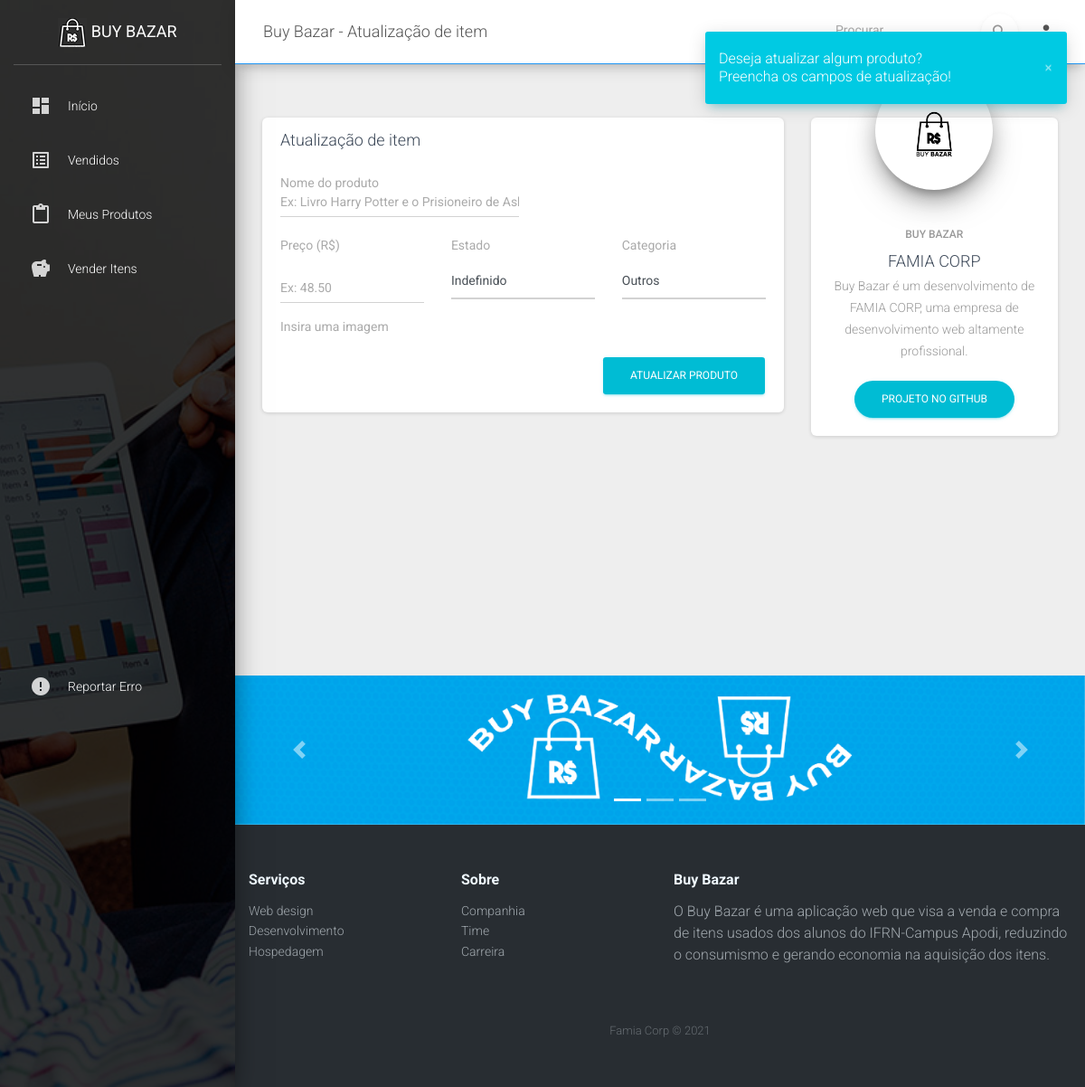
The page /atualizar-produto/28/ on the database as committed earlier.
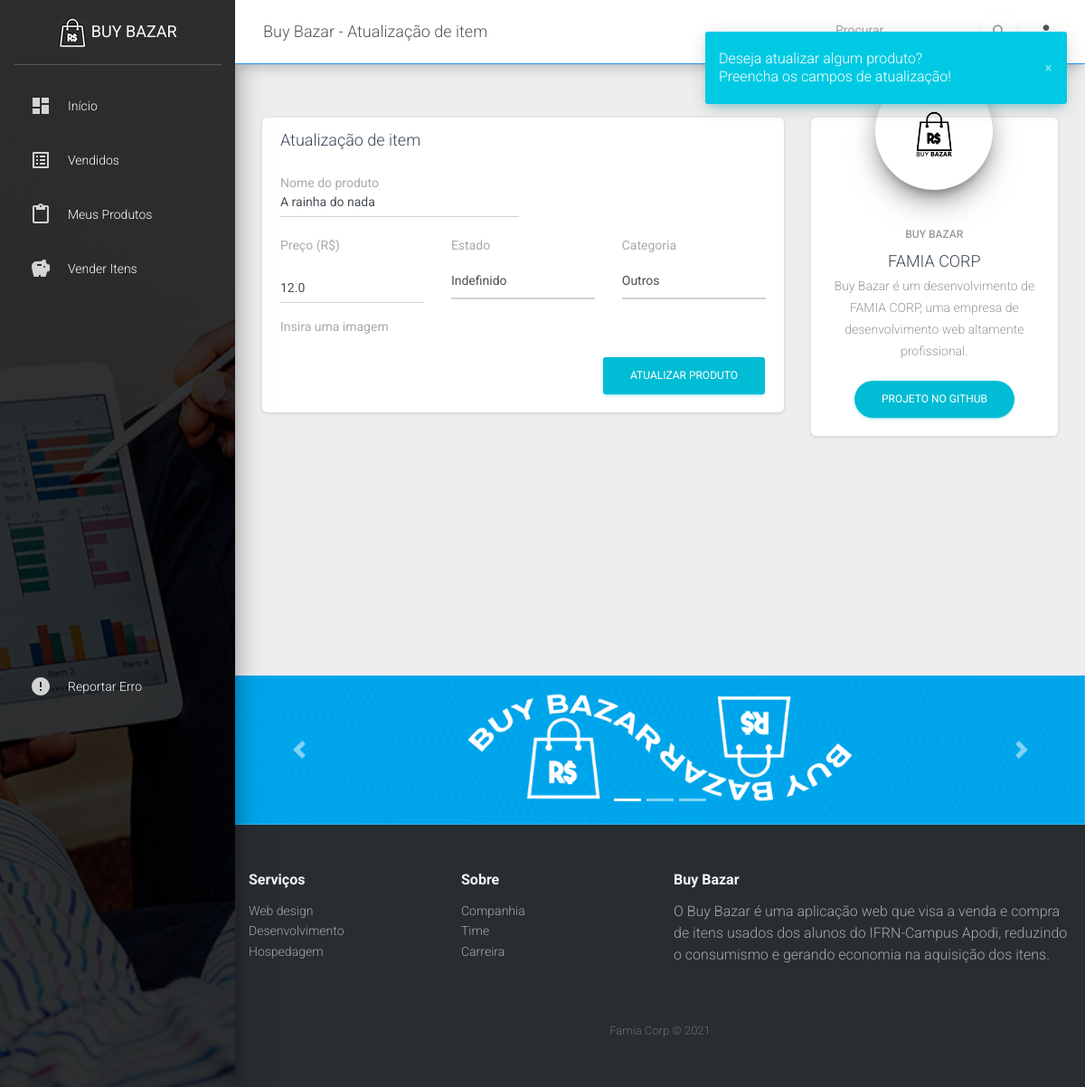
The same page on the database as committed later.
### tables this page shows
CREATE TABLE produtos (
  id integer primary key autoincrement,
  nome varchar(60) not null,
  preco float not null,
  situacao varchar(30),
  categoria varchar(12),
  data_pub datetime,
  nome_imagem text,
  usuario_id
);

### app/routes.py (the view, shortened to what this page needs)
@app.route('/atualizar-produto/<produto_id>/', methods=['GET', 'POST', 'PUT',])
def atualizarProduto(produto_id):
  controle_produto = ProdutosDAO(get_db())
  produto = controle_produto.obter_especifico(
    produto_id
  )
  return render_template('atualizar-produto.html', produto=produto)

### app/controllers/produtodao.py (called while the page is built)
  def obter_especifico(self, id):
    sql = """
    select * from produtos
    where id = ?;
    """
    cursor = self.db.cursor()
    cursor.execute(sql, (id,))
    return cursor.fetchone()

### app/models/connection.py (called while the page is built)
def get_db():
  db = getattr(g, '_database', None)
  if db is None:
    g._database = sqlite3.connect(DATABASE)
    db = g._database
  return db

@app.teardown_appcontext
def close_connection(exception):
  db = getattr(g, '_database', None)
  if db is not None:
    db.close()

### app/templates/atualizar-produto.html (shortened to what this page needs)
<!DOCTYPE html>
<html lang="pt-br">
<head>
  <link rel="stylesheet" href="https://maxcdn.bootstrapcdn.com/font-awesome/latest/css/font-awesome.min.css">
  <link href="{{url_for('static', filename='assets/css/material-dashboard.css')}}" rel="stylesheet" />
  <link rel="stylesheet" href="{{url_for('static', filename='assets/css/Footer-Dark.css')}}">
</head>
<body class="">
  <div class="wrapper">
    {% include "components/sidebar.html" %}
    <div class="main-panel">
      <nav class="navbar navbar-expand-lg navbar-light navbar-absolute fixed-top border-bottom border-primary">
        <div class="container-fluid">
          <div class="navbar-wrapper">
            <a class="navbar-brand" href="javascript:;">Buy Bazar - Atualização de item</a>
          </div>
          <div class="collapse navbar-collapse justify-content-end">
            <form class="navbar-form">
              <div class="input-group no-border">
                <input type="text" value="" class="form-control" placeholder="Procurar...">
                <button type="submit" class="btn btn-white btn-round btn-just-icon">
                  <div class="ripple-container"></div>
                </button>
              </div>
            </form>
            <ul class="navbar-nav">
              <li class="nav-item dropdown">
                <a class="nav-link" href="javascript:;" id="navbarDropdownProfile" data-toggle="dropdown"
                  aria-haspopup="true" aria-expanded="false">
                </a>
              </li>
            </ul>
          </div>
        </div>
      </nav>
      <div class="content">
        <div class="container-fluid">
          <div class="row">
            <div class="col-md-8">
              <div class="card">
                <div class="card-header">
                  <h4 class="card-title">Atualização de item</h4>
                </div>
                <div class="card-body">
                  <form method="POST" action="{{url_for('atualizarProduto', produto_id=produto[0])}}" enctype="multipart/form-data">
                    <div class="row">
                      <div class="col-md-6 pr-1">
                        <div class="form-group">
                          <label>Nome do produto</label>
                          <input type="text" value="{{produto[1]}}" name="nome" maxlength="50" class="form-control" placeholder="Ex: Livro Harry Potter e o Prisioneiro de Askaban" required>
                        </div>
                      </div>
                    </div>
                    <div class="row">
                      <div class="col-md-4">
                        <div class="form-group">
                          <label>Preço (R$)</label>
                        </div>
                        <input type="text" value="{{produto[2]}}" name="preco" maxlength="50" class="form-control" placeholder="Ex: 48.50" required>
                      </div>
                      <div class="col-md-4">
                        <div class="form-group">
                          <label>Estado</label>
                          <select id="inputEstado" name="situacao" class="form-control" required>
                            <option selected>Indefinido</option>
                          </select>
                        </div>
                      </div>
                      <div class="col-md-4">
                        <div class="form-group">
                          <label>Categoria</label>
                          <select id="inputEstado" name="categoria" class="form-control" required>
                            <option selected>Outros</option>
                          </select>
                        </div>
                      </div>
                    </div>
                    <div class="form-group">
                      <label for="exampleFormControlFile1">Insira uma imagem</label>
                    </div>
                    <button type="submit" class="btn btn-info btn-fill pull-right">Atualizar produto</button>
                    <div class="clearfix"></div>
                  </form>
                </div>
              </div>
            </div>
            <div class="col-md-4">
              <div class="card card-profile">
                <div class="card-avatar">
                  <a href="javascript:;">
                    <img class="img" src="{{url_for('static', filename='assets/img/buylogo.png')}}" />
                  </a>
                </div>
                <div class="card-body">
                  <h6 class="card-category text-gray">Buy Bazar</h6>
                  <h4 class="card-title">FAMIA CORP</h4>
                  <p class="card-description">
                    Buy Bazar é um desenvolvimento de FAMIA CORP, uma empresa de desenvolvimento web altamente
                    profissional.
                  </p>
                  <a href="https://github.com/Jerbeson246/BuyBazar" target="_blank"
                    class="btn btn-info btn-round">Projeto no GITHUB</a>
                </div>
              </div>
            </div>
          </div>
        </div>
      </div>
      {% include "components/footer.html" %}
</body>
</html>

### app/templates/components/sidebar.html
{% block sidebar %}
<div class="sidebar" data-color="azure" data-background-color="black" data-image="{{url_for('static', filename='assets/img/sidebar-3.jpg')}}">
  <div class="logo"><a href="/produtos/" class="simple-text logo-normal" class="navbar-left"><img alt="Logo" src="{{url_for('static', filename='assets/img/icon.png')}}" class="img-responsive">
      Buy Bazar
    </a></div>
  <div class="sidebar-wrapper">
    <ul class="nav">
      {% if request.url == 'http://127.0.0.1:5000/produtos/' %}
        <li class="nav-item active">
      {% else %}
        <li class="nav-item">
      {% endif %}
        <a class="nav-link" href="/produtos/">
          <i class="material-icons">dashboard</i>
          <p>Início</p>
        </a>
      </li>
      {% if request.url == 'http://127.0.0.1:5000/vendidos/' %}
        <li class="nav-item active">
      {% else %}
        <li class="nav-item">
      {% endif %}
        <a class="nav-link" href="/vendidos/">
          <i class="material-icons">list_alt</i>
          <p>Vendidos</p>
        </a>
      </li>
      {% if request.url == 'http://127.0.0.1:5000/meus-produtos/' %}
        <li class="nav-item active">
      {% else %}
        <li class="nav-item">
      {% endif %}
        <a class="nav-link" href="/meus-produtos/">
          <i class="material-icons">content_paste</i>
          <p>Meus produtos</p>
        </a>
      </li>
      {% if request.url == 'http://127.0.0.1:5000/cadastrar-produtos/' %}
        <li class="nav-item active">
      {% else %}
        <li class="nav-item">
      {% endif %}
        <a class="nav-link" href="/cadastrar-produtos/">
          <i class="material-icons">savings</i>
          <p>Vender itens</p>
        </a>
      </li>
      <li class="nav-item active-pro ">
        <a class="nav-link" href="/reportar-erro/">
          <i class="material-icons">error</i>
          <p>Reportar erro</p>
        </a>
      </li>
    </ul>
  </div>
</div>
{% endblock %}

### app/templates/components/footer.html (shortened to what this page needs)
{% block rodape %}
<div class="container">
  <div class="row">
    <div class="col-md-13">
      <div id="carouselExampleIndicators" class="carousel slide" data-ride="carousel">
        <ol class="carousel-indicators">
        <li data-target="#carouselExampleIndicators" data-slide-to="0" class="active"></li>
        <li data-target="#carouselExampleIndicators" data-slide-to="1"></li>
        <li data-target="#carouselExampleIndicators" data-slide-to="2"></li>
        </ol>
        <div class="carousel-inner">
        <div class="carousel-item active">
          <img class="d-block w-100" src="{{url_for('static', filename='assets/img/slide-01.png')}}" alt="First slide">
        </div>
        </div>
        <a class="carousel-control-prev" href="#carouselExampleIndicators" role="button" data-slide="prev">
        <span class="carousel-control-prev-icon" aria-hidden="true"></span>
        </a>
        <a class="carousel-control-next" href="#carouselExampleIndicators" role="button" data-slide="next">
        <span class="carousel-control-next-icon" aria-hidden="true"></span>
        </a>
      </div>
    </div>
  </div>
</div>
<div class="footer-dark">
  <footer>
    <div class="container">
      <div class="row">
        <div class="col-sm-6 col-md-3 item">
          <h3>Serviços</h3>
          <ul>
            <li><a href="#">Web design</a></li>
            <li><a href="#">Desenvolvimento</a></li>
            <li><a href="#">Hospedagem</a></li>
          </ul>
        </div>
        <div class="col-sm-6 col-md-3 item">
          <h3>Sobre</h3>
          <ul>
            <li><a href="#">Companhia</a></li>
            <li><a href="#">Time</a></li>
            <li><a href="#">Carreira</a></li>
          </ul>
        </div>
        <div class="col-md-6 item text">
          <h3>Buy Bazar</h3>
          <p>
            O Buy Bazar é uma aplicação web que visa a venda e compra de itens usados
            dos alunos do IFRN-Campus Apodi, reduzindo o consumismo e gerando economia na aquisição
            dos itens.
          </p>
        </div>
      </div>
      <p class="copyright">Famia Corp © 2021</p>
    </div>
  </footer>
</div>
{% endblock %}

### app/static/assets/css/Footer-Dark.css (style rules this page uses)
.footer-dark { padding: 50px 0; color: #f0f9ff; background-color: #282d32; }
.footer-dark h3 { margin-top: 0; margin-bottom: 12px; font-weight: bold; font-size: 16px; }
.footer-dark ul { padding: 0; list-style: none; line-height: 1.6; font-size: 14px; margin-bottom: 0; }
.footer-dark ul a { color: inherit; text-decoration: none; opacity: 0.6; }
.footer-dark .item.text { margin-bottom: 36px; }
.footer-dark .item.text p { opacity: 0.6; margin-bottom: 0; }
.footer-dark .copyright { text-align: center; padding-top: 24px; opacity: 0.3; font-size: 13px; margin-bottom: 0; }

Rows that differ between the two databases and show on the page:
added produtos: nome "A rainha do nada", preco "12.0"
